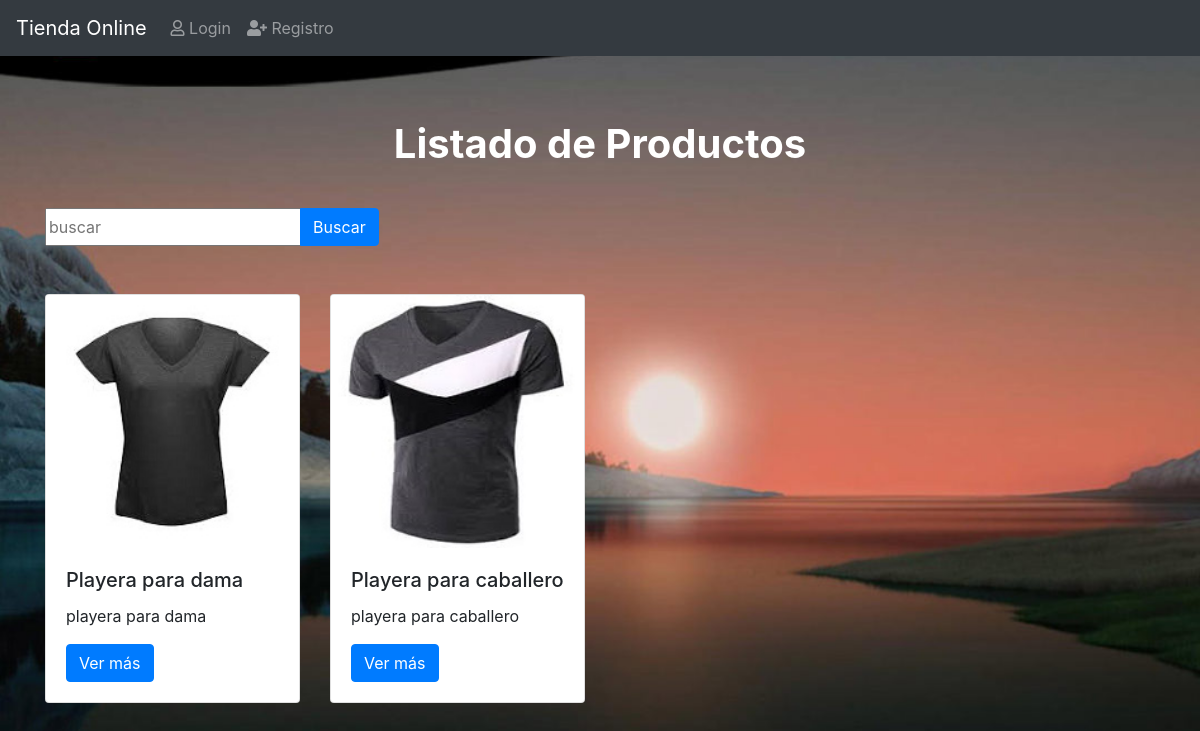
Before: / with the older database file.
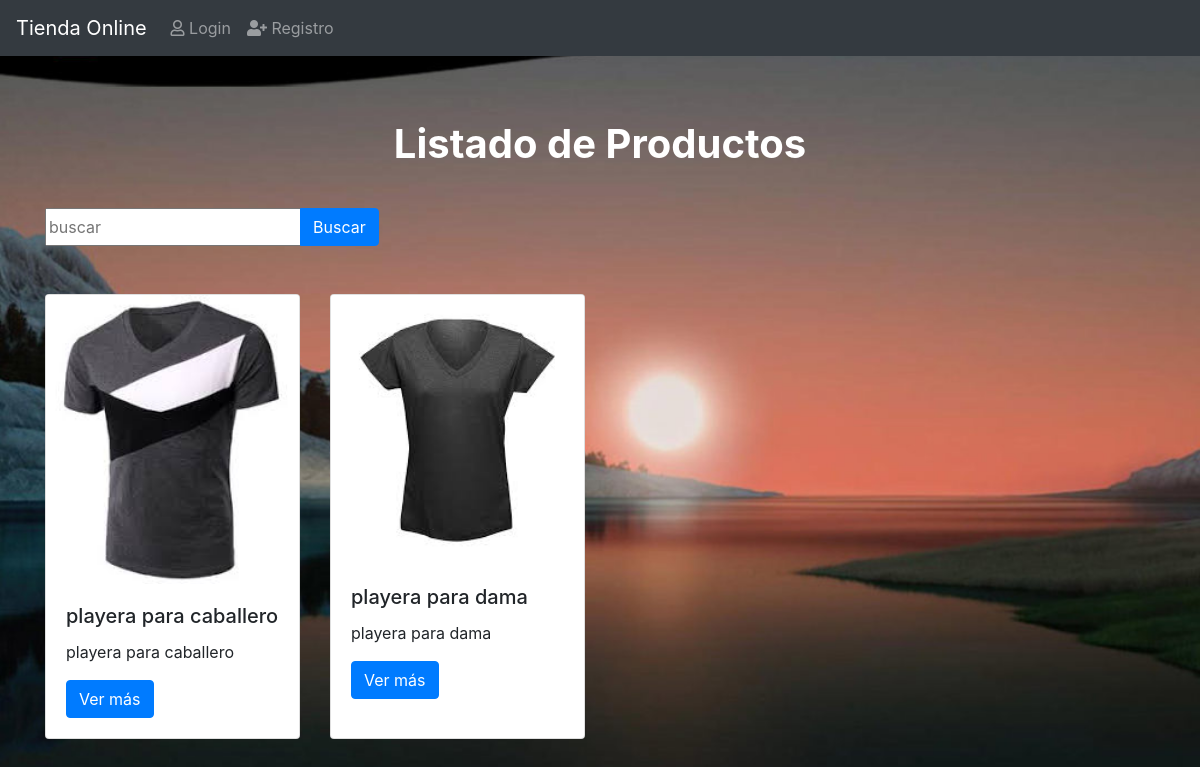
After: the same page with the newer database file.
### productos/models.py (models this page shows, shortened)
class Producto(models.Model):
    titulo = models.CharField(max_length=50)
    descripcion = models.TextField()
    precio = models.DecimalField(max_digits=8,decimal_places=2,default=0.0) # 12345678,12
    created = models.DateTimeField(auto_now_add=True)
    imagen=models.ImageField(upload_to='productos/',null=False,blank=False)
    slug = models.SlugField(null=False,blank=False,unique=True)#se usa para obtener elementos a partir de su slug

### productos/views.py (the view)
# urls.py: path('', ProductosListView.as_view() ,name='index'),
class ProductosListView(ListView):
    template_name = 'inicio.html' #nombre del template que se va a utilizar
    queryset = Producto.objects.all().order_by('-id') #ordena del mas nuevo al mas reciente
    def get_context_data(self,**kwargs):
        context = super().get_context_data(**kwargs) #esto genera un nuevo diccionario para generar nuevas llaves
        context['titulo'] = 'Listado de Productos' #aca se reemplaza lo que tiene el nombre titulo por un nuevo valor
        return context

### templates/inicio.html (shortened to what this page needs)
{% extends 'base.html' %}
{% block content %}
      <div class="col-12">
        <h1 class="text-center">{{titulo}}</h1>
        {% include 'producto/snippets/buscador.html' %}
          <div class="row">
            {% for objeto in producto_list  %}
              <div class="col-3 mt-5">
                {% include "producto/snippets/producto.html" with prod=objeto %}
              </div>
            {% endfor %}
          </div>
    </div>
{% endblock %}

### templates/base.html (shortened to what this page needs)
{% load static %}
<!doctype html>
<html lang="en">
  <head>
    <link rel="stylesheet" href="https://stackpath.bootstrapcdn.com/bootstrap/4.3.1/css/bootstrap.min.css">
    <link rel="stylesheet" href="https://use.fontawesome.com/releases/v5.15.4/css/all.css">
    <link rel="stylesheet" href="{% static 'css/estilos.css'  %}">
  </head>
  <body>
      {% include 'navbar.html' %}
      <div class="container">
          <div class="row mt-4 rounded">
              {% block content %}
              {% endblock %}
          </div>
      </div>
  </body>
</html>

### templates/navbar.html (shortened to what this page needs)
{% url 'login' as login %}
{% url 'registro' as registro %}
<nav class="navbar navbar-expand-lg navbar-dark bg-dark">
    <a class="navbar-brand " href="{% url 'index' %}">Tienda Online</a>
    <div class="collapse navbar-collapse" id="navbarNavAltMarkup">
      <div class="navbar-nav">
        {% if user.is_authenticated %}
            <a class="nav-item nav-link" href="{% url 'logout' %}"><i class="fas fa-sign-out-alt"></i>Logout</a>
        {% else %}
            <a class="nav-item nav-link {% if request.path == login %}active{% endif %}" href="{{login}}"><i class="far fa-user"></i> Login <span class="sr-only">(current)</span></a>
            <a class="nav-item nav-link {% if request.path == registro%}active{%endif%}" href="{{registro}}"><i class="fas fa-user-plus"></i> Registro</a>
        {% endif %}
      </div>
    </div>
  </nav>

### productos/templates/producto/snippets/buscador.html
<form action="{% url 'productos:buscar' %}">
    <div class="input-group">
        <input type="text" name="q" value="{{ query }}" class="form-cntrol" placeholder="buscar">
        <div class="input-group-append">
            <input type="submit" name="" value="Buscar" class="btn btn-primary">
        </div>
    </div>
</form>

### productos/templates/producto/snippets/producto.html
<div class="card h-100">
    {% if prod.imagen %}
        <img src="{{ prod.imagen.url }}" class="card-img-top" alt="imagen del producto" width="200" heigth="200">
    {% endif %}
    <div class="card-body">
      <h5 class="card-title">{{prod.titulo}}</h5>
      <p class="card-text">{{prod.descripcion}}</p>
      <a href="{% url 'productos:producto' prod.slug %}" class="btn btn-primary">Ver más</a>
    </div>
</div>

### static/css/estilos.css (style rules this page uses)
body { background-image: url('../img/fondo.jpg'); background-repeat: no-repeat; background-size: cover; background-attachment: fixed; }
h1 { color: #fff; text-align: center; margin: 40px auto; font-weight: bold; }

Changed rows visible on the page:
changed Producto: imagen: a different picture; titulo "Playera para dama" → "playera para caballero"; descripcion "playera para dama" → "playera para caballero"
changed Producto: imagen: a different picture; titulo "Playera para caballero" → "playera para dama"; descripcion "playera para caballero" → "playera para dama"
